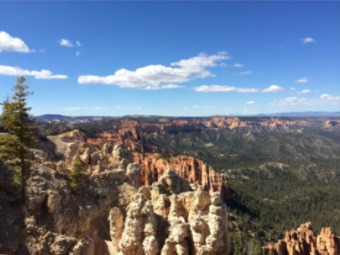
#> input picture video_operations/image1.jpeg, 340 x 255 px, given in place of the camera
$ python wrie_to_video.py --output out.avi
#> lines starting #> are read from the running program, lines starting #| are printed output that depends on the picture
### video_operations/videoutils.py
import datetime
from threading import Thread
import cv2

class FPS:
    # [4 lines left out: function __init__, not called in this run]

    def start(self):
        self._start = datetime.datetime.now()
        return self

    def stop(self):
        self._end = datetime.datetime.now()

    def update(self):
        self._numFrames += 1

    def elapsed(self):
        return (self._end - self._start).total_seconds()

    def fps(self):
        return self._numFrames/self.elapsed()

class WebcamVideoStream:
    def __init__(self ,src = 0):
        # initialize the video camera stream and read the first frame
		# from the stream
        #self.grabbed is either true or false.It determines whether flamed was grabbed or not.
        #self.frame is the actual grabbed frame.
#> called with src = 0
        self.stream = cv2.VideoCapture(src)
        (self.grabbed ,self.frame) = self.stream.read()
#> self.frame is the input picture: shape (255, 340, 3); mean B, G, R 137.6, 118.4, 105.9

        # initialize the variable used to indicate if the thread should
		# be stopped
        self.stopped = False

    def start(self):
        # start the thread to read frames from the video stream
        Thread(target=self.update ,args=()).start()
        return self

    def update(self):
        # keep looping infinitely until the thread is stopped
        while True:
            # if the thread indicator variable is set, stop the thread
            if self.stopped == True:
                return

            # otherwise, read the next frame from the stream
            (self.grabbed ,self.frame) = self.stream.read()

    def read(self):
        # return the frame most recently read
        return self.frame

    def stop(self):
        self.stopped = True

### video_operations/wrie_to_video.py
from videoutils import WebcamVideoStream
import numpy as np
import imutils
import argparse
import time
import cv2


ap = argparse.ArgumentParser()
ap.add_argument('-o' ,'--output' ,required = True ,help = 'path to the output video file')
ap.add_argument('-p' ,'--pi' ,type = int ,default=-1 ,help = 'wheteher take stream from raspberry pi or not')
ap.add_argument('-f' ,'--fps' ,type = int ,default = 20 ,help = 'frames per second')
ap.add_argument('-c' ,'--codec' ,type = str ,default = 'MJPG' ,help = 'Codec to be used')
args = vars(ap.parse_args())

print("[INFO] warming up camera...")
vs = WebcamVideoStream().start()
time.sleep(2.0)

fourcc = cv2.VideoWriter_fourcc(*args['codec'])
#we have a star before argument beacuse we want to pass the argument as 'M','J','P','G'.
writer = None
(h ,w) = (None ,None)
zeros = None

while True:
    frame = vs.read()
    frame = imutils.resize(frame ,width=300)

    if writer is None:
        (h ,w) = frame.shape[:2]
#> h = 225; w = 300
        writer = cv2.VideoWriter(args['output'] ,fourcc ,args['fps'] ,(w * 2 ,h * 2) ,True)
        #last agrument is to tell whether we want to write color frames to file or not.
        zeros = np.zeros((h ,w) ,dtype = 'uint8')

    (B ,G ,R) = cv2.split(frame)
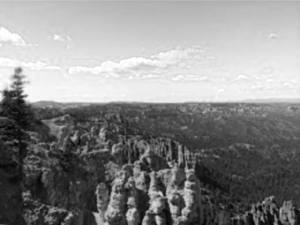
#> B: shape (225, 300); min 1, max 255, mean 137.6
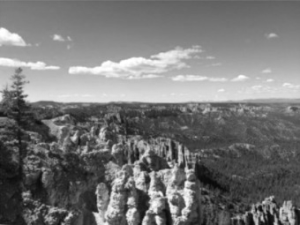
#> G: shape (225, 300); min 8, max 255, mean 118.4
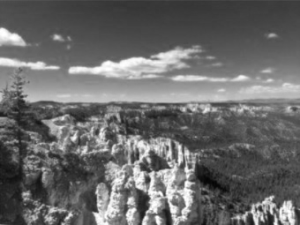
#> R: shape (225, 300); min 4, max 255, mean 105.9
    R = cv2.merge([zeros ,zeros ,R])
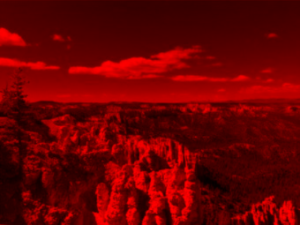
#> R: shape (225, 300, 3); mean of channels 0, 1, 2 0, 0, 105.9; drawn as B, G, R
    G = cv2.merge([zeros ,G ,zeros])
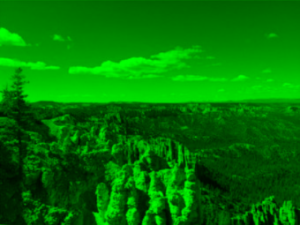
#> G: shape (225, 300, 3); mean of channels 0, 1, 2 0, 118.4, 0; drawn as B, G, R
    B = cv2.merge([B ,zeros ,zeros])
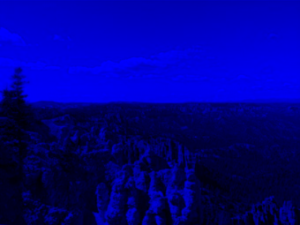
#> B: shape (225, 300, 3); mean of channels 0, 1, 2 137.6, 0, 0; drawn as B, G, R

    output = np.zeros((h * 2,w * 2 ,3) ,dtype = 'uint8')
    output[0:h ,0:w] = frame
    output[0:h ,w:w*2] = R
    output[h:h*2 ,w:w*2] = G
    output[h:h*2 ,0:w] = B
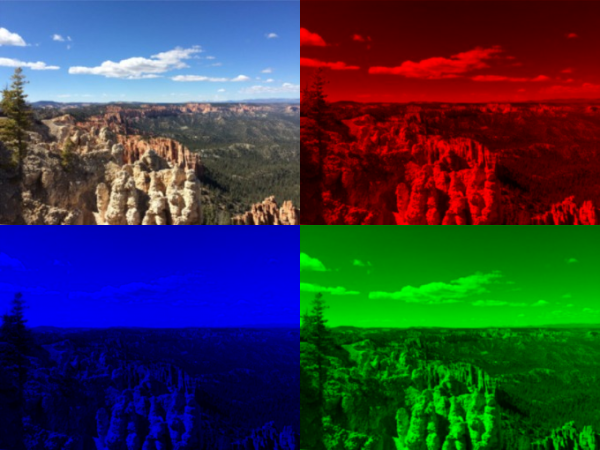
#> output: shape (450, 600, 3); mean B, G, R 68.8, 59.2, 53

    writer.write(output)

    cv2.imshow("frame" ,frame)
    cv2.imshow("output" ,output)
    key = cv2.waitKey(1) & 0xFF
#> (key q is pressed here)

    if key == ord('q'):
        break

# do a bit of cleanup
print("[INFO] cleaning up...")
cv2.destroyAllWindows()
vs.stop()
writer.release()

$ run again, on video_operations/image2.jpeg
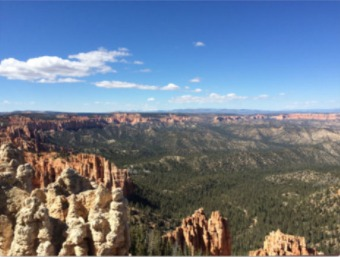
#> input picture video_operations/image2.jpeg, 340 x 257 px, given in place of the camera
#> in __init__, self.frame is the input picture: shape (257, 340, 3); mean B, G, R 140.7, 123.1, 110.1
#> `B = cv2.merge([B ,zeros ,zeros])`:
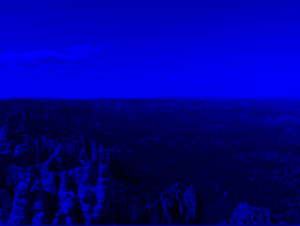
#> B: shape (226, 300, 3); mean of channels 0, 1, 2 140.7, 0, 0; drawn as B, G, R
#> `output[h:h*2 ,0:w] = B`:
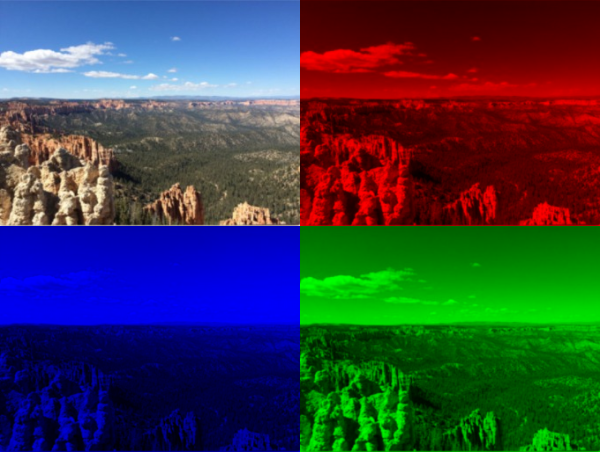
#> output: shape (452, 600, 3); mean B, G, R 70.4, 61.5, 55.1

$ run again, on video_operations/stiched.png
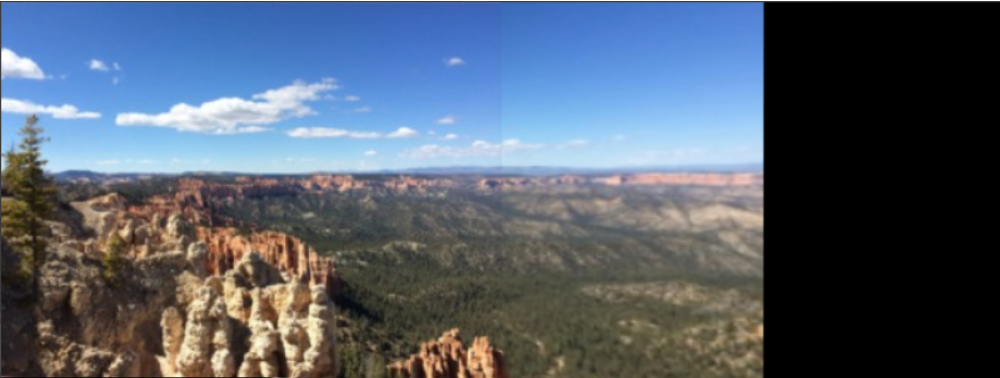
#> input picture video_operations/stiched.png, 1000 x 378 px, given in place of the camera
#> in __init__, self.frame is the input picture: shape (378, 1000, 3); mean B, G, R 109.6, 94.7, 83.6
#> `B = cv2.merge([B ,zeros ,zeros])`:
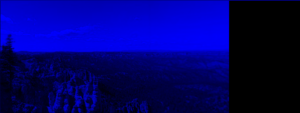
#> B: shape (113, 300, 3); mean of channels 0, 1, 2 109.6, 0, 0; drawn as B, G, R
#> `output[h:h*2 ,0:w] = B`:
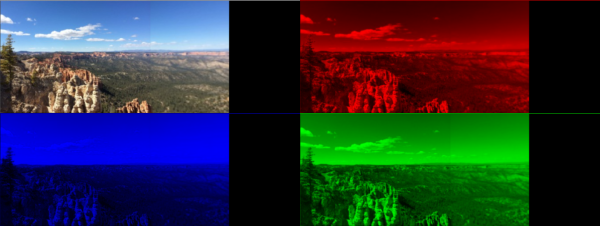
#> output: shape (226, 600, 3); mean B, G, R 54.8, 47.4, 41.8
